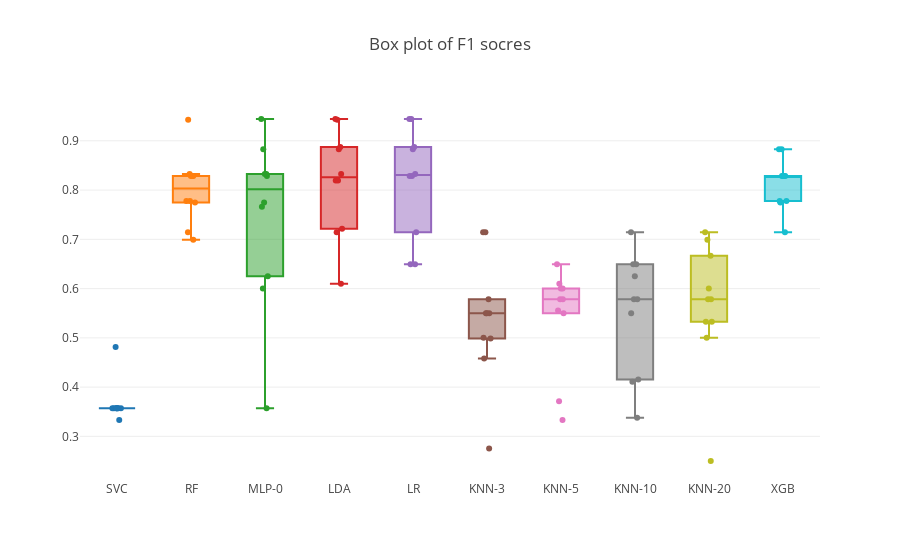
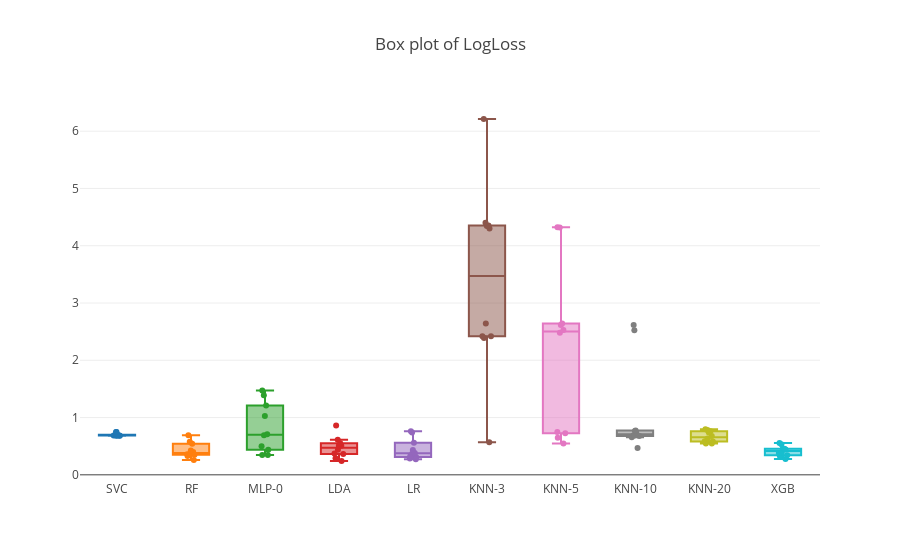

Here is the notebook cell these charts were saved with, in order:
### Code cell
plot_f1_logloss(model_results,model_logloss)

### Figure 1 — Plotly figure (JSON) as saved in the notebook; plotly's stock layout.template omitted (floating-point values rounded to 4 significant figures)
{"data": [{"boxpoints": "all", "name": "SVC", "pointpos": 0, "type": "box", "uid": "a6a1550a-86d6-48f9-966f-e6b424cc8906", "y": [0.3571, 0.3571, 0.3333, 0.3571, 0.3571, 0.3571, 0.3571, 0.3571, 0.3571, 0.4815]}, {"boxpoints": "all", "name": "RF", "pointpos": 0, "type": "box", "uid": "c5945b86-fdc2-4151-9121-5ae8dac808de", "y": [0.8286, 0.9429, 0.8328, 0.7143, 0.8286, 0.8286, 0.7778, 0.699, 0.775, 0.7778]}, {"boxpoints": "all", "name": "MLP-0", "pointpos": 0, "type": "box", "uid": "2a8063c7-b0d3-4f86-8690-f9ccda4fbcbe", "y": [0.8831, 0.3571, 0.775, 0.7662, 0.9443, 0.8286, 0.6, 0.8328, 0.8328, 0.625]}, {"boxpoints": "all", "name": "LDA", "pointpos": 0, "type": "box", "uid": "1893ccdc-033b-4aac-aecf-430c0798e9da", "y": [0.9443, 0.9429, 0.8328, 0.7143, 0.6099, 0.8194, 0.8194, 0.7214, 0.8831, 0.8875]}, {"boxpoints": "all", "name": "LR", "pointpos": 0, "type": "box", "uid": "df9e5b3a-78e0-47a4-975a-5d0f9391036a", "y": [0.9443, 0.8831, 0.6494, 0.8875, 0.8286, 0.7143, 0.8286, 0.8328, 0.6494, 0.9443]}, {"boxpoints": "all", "name": "KNN-3", "pointpos": 0, "type": "box", "uid": "2fd6406f-339e-486b-8586-610d7abd5d3b", "y": [0.7143, 0.2755, 0.7143, 0.4985, 0.4582, 0.55, 0.55, 0.5786, 0.5, 0.55]}, {"boxpoints": "all", "name": "KNN-5", "pointpos": 0, "type": "box", "uid": "73ef9f03-8435-4aa8-a2d8-fa60163b4bef", "y": [0.5556, 0.6099, 0.6, 0.3714, 0.6494, 0.6, 0.5786, 0.5786, 0.55, 0.3333]}, {"boxpoints": "all", "name": "KNN-10", "pointpos": 0, "type": "box", "uid": "2796a351-9d2b-43e2-859d-0fe47f47cbb3", "y": [0.5786, 0.6494, 0.5786, 0.4156, 0.625, 0.55, 0.3378, 0.4109, 0.6494, 0.7143]}, {"boxpoints": "all", "name": "KNN-20", "pointpos": 0, "type": "box", "uid": "7dd7ed58-5b60-4a5e-b312-d1ce4707a637", "y": [0.25, 0.5786, 0.699, 0.5, 0.6, 0.6667, 0.5325, 0.7143, 0.5325, 0.5786]}, {"boxpoints": "all", "name": "XGB", "pointpos": 0, "type": "box", "uid": "1c5b5a64-46aa-411e-979d-ad967f921aae", "y": [0.8286, 0.8286, 0.775, 0.7778, 0.8831, 0.7778, 0.8286, 0.8831, 0.8286, 0.7143]}], "layout": {"autosize": true, "showlegend": false, "title": {"text": "Box plot of F1 socres"}, "xaxis": {"tickfont": {"size": 12}}}}

### Figure 2 — Plotly figure (JSON) as saved in the notebook; plotly's stock layout.template omitted (floating-point values rounded to 4 significant figures)
{"data": [{"boxpoints": "all", "name": "SVC", "pointpos": 0, "type": "box", "uid": "f863028c-9deb-4eea-9d53-4d826029392f", "y": [0.6978, 0.687, 0.6875, 0.6869, 0.6861, 0.6886, 0.7475, 0.6837, 0.6872, 0.747]}, {"boxpoints": "all", "name": "RF", "pointpos": 0, "type": "box", "uid": "6f878369-4f52-4c77-8a72-f8b5a48617ce", "y": [0.6902, 0.3966, 0.4245, 0.2583, 0.5761, 0.3693, 0.5425, 0.361, 0.3273, 0.3507]}, {"boxpoints": "all", "name": "MLP-0", "pointpos": 0, "type": "box", "uid": "ce7664f0-ea79-4572-ab6e-f5a78089a86a", "y": [0.344, 0.4987, 1.472, 0.6891, 1.388, 0.707, 1.21, 0.4362, 0.3454, 1.029]}, {"boxpoints": "all", "name": "LDA", "pointpos": 0, "type": "box", "uid": "7797d25a-5c32-4e35-b8f8-2b297c4e47c5", "y": [0.3655, 0.6121, 0.8608, 0.2413, 0.3726, 0.5088, 0.2897, 0.5073, 0.551, 0.4388]}, {"boxpoints": "all", "name": "LR", "pointpos": 0, "type": "box", "uid": "cfa0a406-1ea3-4c23-bbc9-1d1dee78d837", "y": [0.2861, 0.325, 0.4324, 0.3693, 0.7605, 0.5589, 0.3094, 0.2728, 0.3821, 0.7387]}, {"boxpoints": "all", "name": "KNN-3", "pointpos": 0, "type": "box", "uid": "45299b81-74c9-4d3b-a952-923eb250e81d", "y": [2.388, 6.213, 2.642, 4.3, 4.346, 2.42, 2.42, 4.4, 4.355, 0.5689]}, {"boxpoints": "all", "name": "KNN-5", "pointpos": 0, "type": "box", "uid": "aeaec3c7-84bd-4c29-a59b-598c9ede0cd7", "y": [2.528, 0.5478, 0.7462, 0.6467, 0.7266, 4.323, 4.319, 2.479, 2.615, 2.643]}, {"boxpoints": "all", "name": "KNN-10", "pointpos": 0, "type": "box", "uid": "d156bef4-f004-4476-b3e3-630d2ce0989b", "y": [0.7327, 0.7723, 0.6572, 0.6761, 2.524, 2.617, 0.6872, 0.6847, 0.7651, 0.468]}, {"boxpoints": "all", "name": "KNN-20", "pointpos": 0, "type": "box", "uid": "101df096-960d-4e51-8604-32f877412119", "y": [0.5487, 0.6766, 0.7937, 0.6339, 0.5878, 0.7613, 0.5477, 0.7833, 0.5801, 0.741]}, {"boxpoints": "all", "name": "XGB", "pointpos": 0, "type": "box", "uid": "76ee7598-73ab-4f47-828c-01aae3a3a705", "y": [0.5555, 0.3325, 0.4564, 0.2778, 0.3796, 0.4534, 0.4409, 0.3869, 0.3427, 0.5346]}], "layout": {"autosize": true, "showlegend": false, "title": {"text": "Box plot of LogLoss"}, "xaxis": {"tickfont": {"size": 12}}}}
